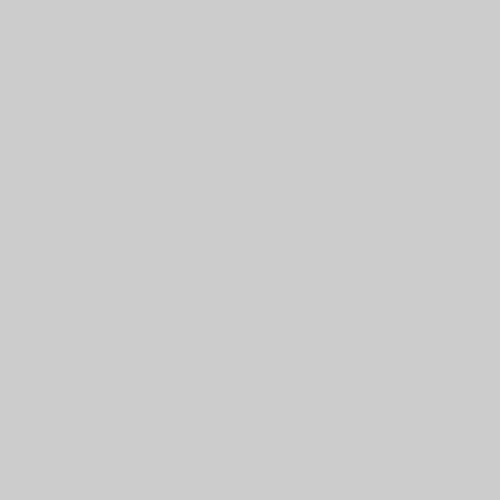
Frame 1 (no input)
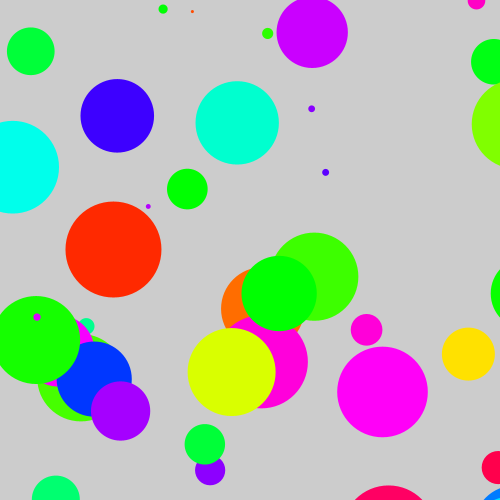
Frame 60 (the mouse pressed at the canvas centre just before this capture)
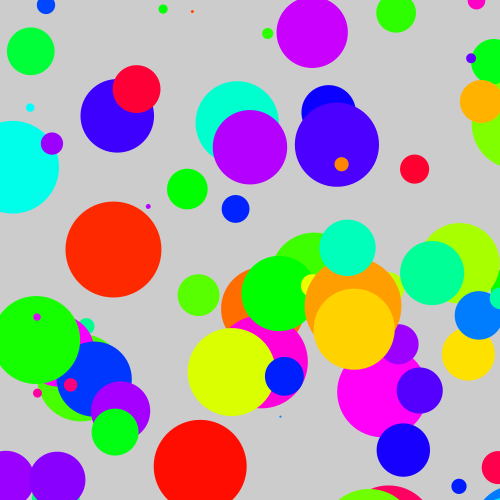
Frame 120 (the mouse held since frame 60 and released just before this capture)

The Processing sketch that drew these frames (run headless with seeded random() and noise(); from frame 60 on, the mouse is pressed at the canvas centre):

// Processing sketch: processing_1756
// ── processing_1756.pde

float k;
void setup()
{
  colorMode(HSB,255);
  size(500,500);noStroke();
}
void draw()
{
  fill(random(0,255),350,350,350);
  k=random(100);
  ellipse(random(800),random(600),k,k);
}
